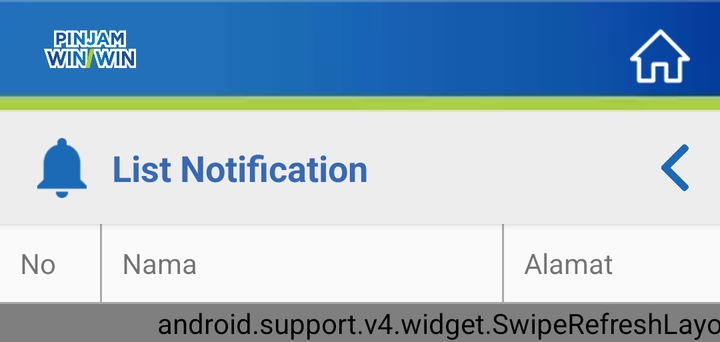
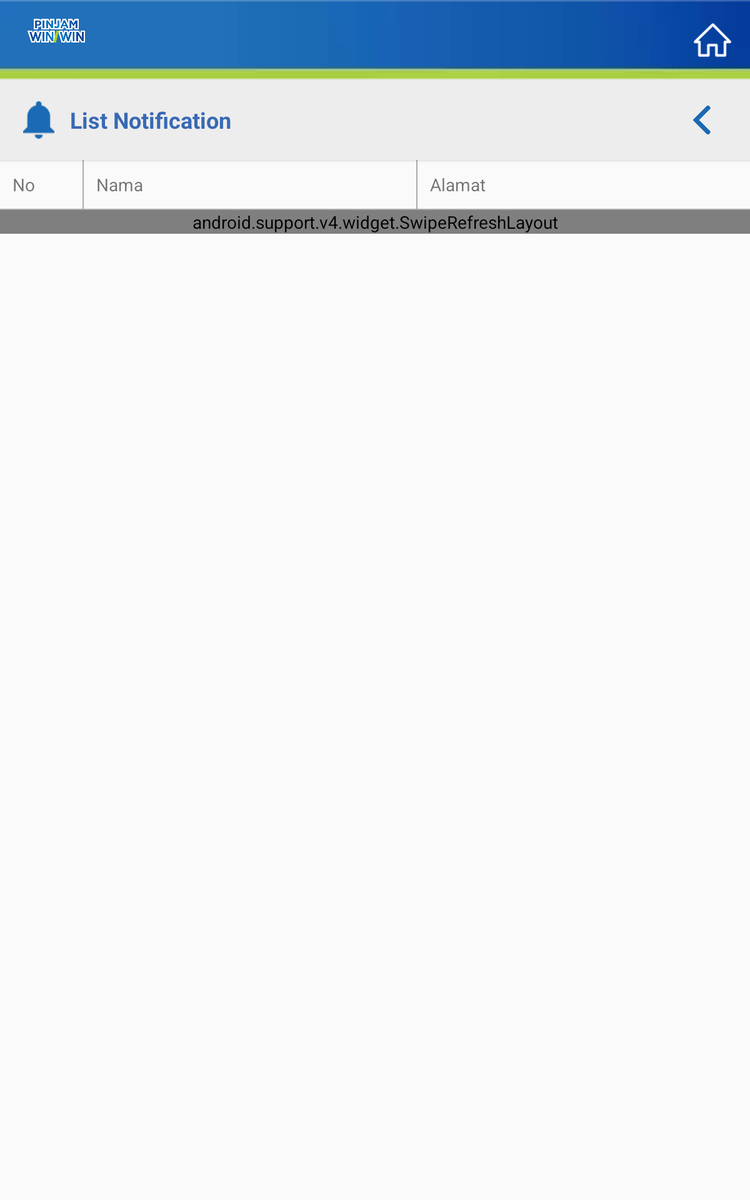

The same Android screen from two of the app's own layout files: first res/layout/ as a phone draws it, then the repository's variant for another configuration, drawn on a device whose configuration selects that folder. Both files follow.
<!-- AndroidManifest.xml: application theme AppTheme. -->
<!-- res/layout/activity_list_notification.xml -->
<?xml version="1.0" encoding="utf-8"?>
<LinearLayout xmlns:android="http://schemas.android.com/apk/res/android"
    xmlns:tools="http://schemas.android.com/tools"
    android:layout_width="match_parent"
    android:layout_height="wrap_content"
    android:orientation="vertical"
    tools:context="com.winwin.project.winwin.ListNotification">

    <RelativeLayout
        android:id="@+id/rl"
        android:layout_width="match_parent"
        android:layout_height="wrap_content">

        <ImageView
            android:id="@+id/header"
            android:layout_width="match_parent"
            android:layout_height="?attr/actionBarSize"
            android:scaleType="fitXY"
            android:src="@drawable/headeratas" />

        <ImageView
            android:layout_width="90dp"
            android:layout_height="49dp"
            android:src="@drawable/logo2" />

        <ImageView
            android:id="@+id/ic_home"
            android:layout_width="40dp"
            android:layout_height="40dp"
            android:layout_alignParentRight="true"
            android:layout_centerVertical="true"
            android:layout_marginBottom="5dp"
            android:layout_marginRight="10dp"
            android:padding="5dp"
            android:src="@drawable/home" />
    </RelativeLayout>

    <android.support.v7.widget.Toolbar
        android:id="@+id/toolbar"
        style="@style/Base.ThemeOverlay.AppCompat.Dark.ActionBar"
        android:layout_width="match_parent"
        android:layout_height="?attr/actionBarSize"
        android:background="@color/toolbar"
        android:elevation="2dp">

        <RelativeLayout
            android:layout_width="match_parent"
            android:layout_height="wrap_content">

            <ImageView
                android:id="@+id/ic_logo_client"
                android:layout_width="30dp"
                android:layout_height="30dp"
                android:layout_alignParentLeft="true"
                android:layout_centerVertical="true"
                android:src="@drawable/ic_lonceng_biru" />

            <TextView
                android:id="@+id/hm"
                android:layout_width="wrap_content"
                android:layout_height="wrap_content"
                android:layout_centerHorizontal="true"
                android:layout_centerVertical="true"
                android:layout_marginLeft="10dp"
                android:layout_toRightOf="@+id/ic_logo_client"
                android:text="@string/notificationlist"
                android:textColor="@color/blue"
                android:textSize="18dp"
                android:textStyle="bold" />

            <ImageView
                android:id="@+id/img_back"
                android:layout_width="25dp"
                android:layout_height="25dp"
                android:layout_alignParentRight="true"
                android:layout_centerVertical="true"
                android:layout_marginRight="10dp"
                android:src="@drawable/back" />

        </RelativeLayout>

    </android.support.v7.widget.Toolbar>

    <HorizontalScrollView
        android:layout_width="match_parent"
        android:layout_height="wrap_content"
        android:scrollbars="none">

        <LinearLayout
            android:layout_width="match_parent"
            android:layout_height="wrap_content"
            android:orientation="vertical">

            <LinearLayout
                android:layout_width="match_parent"
                android:layout_height="wrap_content"
                android:orientation="horizontal">

                <TextView
                    android:layout_width="50dp"
                    android:layout_height="wrap_content"
                    android:padding="10dp"
                    android:text="@string/no" />

                <View
                    android:layout_width="1dp"
                    android:layout_height="match_parent"
                    android:background="@android:color/darker_gray" />

                <TextView
                    android:layout_width="200dp"
                    android:layout_height="wrap_content"
                    android:padding="10dp"
                    android:text="@string/nama" />

                <View
                    android:layout_width="1dp"
                    android:layout_height="match_parent"
                    android:background="@android:color/darker_gray" />

                <TextView
                    android:layout_width="200dp"
                    android:layout_height="wrap_content"
                    android:padding="10dp"
                    android:text="@string/alamat" />

            </LinearLayout>

            <View
                android:layout_width="match_parent"
                android:layout_height="1dp"
                android:background="@android:color/darker_gray" />

            <android.support.v4.widget.SwipeRefreshLayout
                android:id="@+id/Swipe"
                android:layout_width="match_parent"
                android:layout_height="0dp"
                android:layout_weight="1"
                android:layout_below="@+id/linear">

                <android.support.v7.widget.RecyclerView
                    android:id="@+id/rvNotification"
                    android:layout_width="match_parent"
                    android:layout_height="wrap_content">

                </android.support.v7.widget.RecyclerView>
            </android.support.v4.widget.SwipeRefreshLayout>

        </LinearLayout>

    </HorizontalScrollView>
</LinearLayout>
<!-- resources referenced by this layout -->
<resources>
  <color name="blue">#3869B4</color>
  <color name="toolbar">#EDEDED</color>
  <!-- drawable back: png bitmap (drawable-hdpi, 9641 bytes) -->
  <!-- drawable headeratas: webp bitmap (drawable, 356 bytes) -->
  <!-- drawable home: png bitmap (drawable-hdpi, 1371 bytes) -->
  <!-- drawable ic_lonceng_biru: png bitmap (drawable-hdpi, 1234 bytes) -->
  <!-- drawable logo2: webp bitmap (drawable, 12124 bytes) -->
  <string name="alamat">Alamat</string>
  <string name="nama">Nama</string>
  <string name="no">No</string>
  <string name="notificationlist">List Notification</string>
  <style name="AppTheme." parent="Theme.AppCompat.Light.NoActionBar">
          <item name="colorPrimary">@color/colorPrimary</item>
          <item name="colorPrimaryDark">@color/colorPrimaryDark</item>
          <item name="colorAccent">@color/colorPrimary</item>
      </style>
  <color name="colorPrimary">#1559A0</color>
  <color name="colorPrimaryDark">#1559A0</color>
</resources>
<!-- res/layout-sw600dp/activity_list_notification.xml (the repository's variant of the layout above) -->
<!-- drawn on a 7-inch tablet held upright -->
<?xml version="1.0" encoding="utf-8"?>
<LinearLayout xmlns:android="http://schemas.android.com/apk/res/android"
    xmlns:tools="http://schemas.android.com/tools"
    android:layout_width="match_parent"
    android:layout_height="match_parent"
    android:orientation="vertical"
    tools:context="com.winwin.project.winwin.ListNotification">

    <RelativeLayout
        android:id="@+id/rl"
        android:layout_width="match_parent"
        android:layout_height="wrap_content">

        <ImageView
            android:id="@+id/header"
            android:layout_width="match_parent"
            android:layout_height="?attr/actionBarSize"
            android:scaleType="fitXY"
            android:src="@drawable/headeratas" />

        <ImageView
            android:layout_width="90dp"
            android:layout_height="49dp"
            android:src="@drawable/logo2" />

        <ImageView
            android:id="@+id/ic_home"
            android:layout_width="40dp"
            android:layout_height="40dp"
            android:layout_alignParentRight="true"
            android:layout_centerVertical="true"
            android:layout_marginBottom="5dp"
            android:layout_marginRight="10dp"
            android:padding="5dp"
            android:src="@drawable/home" />
    </RelativeLayout>

    <android.support.v7.widget.Toolbar
        android:id="@+id/toolbar"
        style="@style/Base.ThemeOverlay.AppCompat.Dark.ActionBar"
        android:layout_width="match_parent"
        android:layout_height="?attr/actionBarSize"
        android:background="@color/toolbar"
        android:elevation="2dp">

        <RelativeLayout
            android:layout_width="match_parent"
            android:layout_height="wrap_content">

            <ImageView
                android:id="@+id/ic_logo_client"
                android:layout_width="30dp"
                android:layout_height="30dp"
                android:layout_alignParentLeft="true"
                android:layout_centerVertical="true"
                android:src="@drawable/ic_lonceng_biru" />

            <TextView
                android:id="@+id/hm"
                android:layout_width="wrap_content"
                android:layout_height="wrap_content"
                android:layout_centerHorizontal="true"
                android:layout_centerVertical="true"
                android:layout_marginLeft="10dp"
                android:layout_toRightOf="@+id/ic_logo_client"
                android:text="@string/notificationlist"
                android:textColor="@color/blue"
                android:textSize="18dp"
                android:textStyle="bold" />

            <ImageView
                android:id="@+id/img_back"
                android:layout_width="25dp"
                android:layout_height="25dp"
                android:layout_alignParentRight="true"
                android:layout_centerVertical="true"
                android:layout_marginRight="10dp"
                android:src="@drawable/back" />

        </RelativeLayout>

    </android.support.v7.widget.Toolbar>


        <LinearLayout
            android:layout_width="match_parent"
            android:layout_height="wrap_content"
            android:orientation="vertical">

            <LinearLayout
                android:layout_width="match_parent"
                android:layout_height="wrap_content"
                android:orientation="horizontal">

                <TextView
                    android:layout_width="0dp"
                    android:layout_weight="0.5"
                    android:layout_height="wrap_content"
                    android:padding="10dp"
                    android:text="@string/no" />

                <View
                    android:layout_width="1dp"
                    android:layout_height="match_parent"
                    android:background="@android:color/darker_gray" />

                <TextView
                    android:layout_width="0dp"
                    android:layout_weight="2"
                    android:layout_height="wrap_content"
                    android:padding="10dp"
                    android:text="@string/nama" />

                <View
                    android:layout_width="1dp"
                    android:layout_height="match_parent"
                    android:background="@android:color/darker_gray" />

                <TextView
                    android:layout_width="0dp"
                    android:layout_weight="2"
                    android:layout_height="wrap_content"
                    android:padding="10dp"
                    android:text="@string/alamat" />

            </LinearLayout>

            <View
                android:layout_width="match_parent"
                android:layout_height="1dp"
                android:background="@android:color/darker_gray" />

            <android.support.v4.widget.SwipeRefreshLayout
                android:id="@+id/Swipe"
                android:layout_width="match_parent"
                android:layout_height="0dp"
                android:layout_weight="1"
                android:layout_below="@+id/linear">

                <android.support.v7.widget.RecyclerView
                    android:id="@+id/rvNotification"
                    android:layout_width="match_parent"
                    android:layout_height="wrap_content">

                </android.support.v7.widget.RecyclerView>
            </android.support.v4.widget.SwipeRefreshLayout>

        </LinearLayout>

</LinearLayout>
